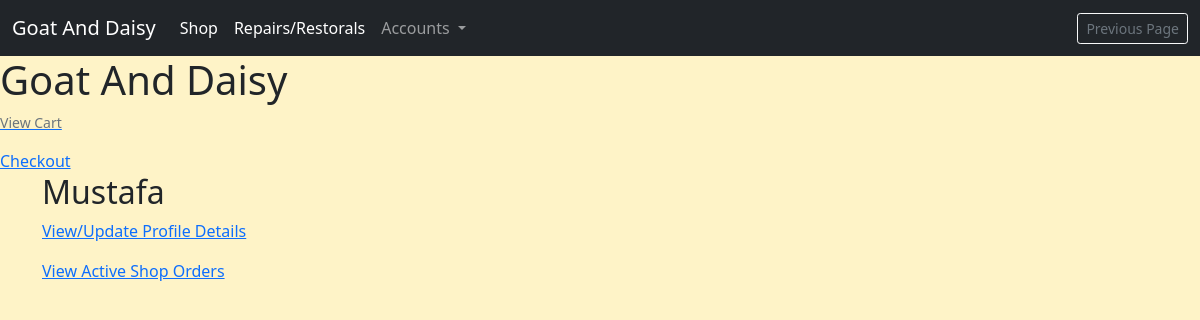
The app's page /shop/all-shop-customers/, older data.
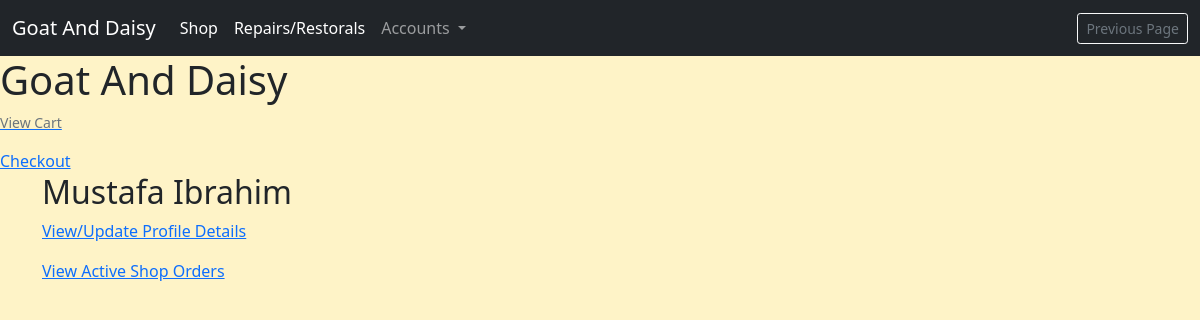
The same page, newer data.
### profiles/models.py (models this page shows, shortened)
class Customer(models.Model):
    username = models.OneToOneField(
        User, on_delete=models.CASCADE, null=True, editable=False)
    email = models.EmailField(unique=True, default="start@domain.dj")
    full_name = models.CharField(max_length=100, null=True, blank=True)
    address1 = models.CharField(max_length=100, null=True, blank=True)
    address2 = models.CharField(max_length=100, null=True, blank=True)
    postcode = models.CharField(max_length=40, null=True, blank=True)
    town_or_city = models.CharField(max_length=40, null=True, blank=True)
    country = models.CharField(max_length=40, null=True, blank=True)
    notes = models.TextField(null=True, blank=True)
    staff_notes = models.TextField(null=True, blank=True)
    has_active_shop_orders = models.BooleanField(default=False)
    has_active_repairs = models.BooleanField(default=False)

### shop/views.py (the view)
# urls.py: path('all-shop-customers/', views.AllShopCustomers.as_view(),
class AllShopCustomers(ListView):
    queryset = Customer.objects.filter(has_active_shop_orders=True)
    template_name = 'shop/all_customers.html'
    context_object_name = 'customers'

### invoices/contexts.py (called while the page is built, shortened)
def shopping_cart(request):
    template_cart = []
    products_count = 0
    order_amount = 0
    shipping = 500
    cart = request.session.get('cart', {})
    for item in enumerate(template_cart):
        products_count += 1
    order_total = order_amount + shipping
    stripe_total = order_total * 100
    context = {
        'template_cart': template_cart,
        'products_count': products_count,
        'order_amount': order_amount,
        'shipping': shipping,
        'order_total': order_total,
        'stripe_total': stripe_total,
    }
    return context

### profiles/templatetags/user_in_group_tag.py (called while the page is built)
@register.filter(name='has_group')
def has_group(user, group_name):
    try:
        group = Group.objects.get(name=group_name)
    except Group.DoesNotExist:
        return False
    return group in user.groups.all()

### shop/templates/shop/all_customers.html
{% extends 'base.html' %}
{% block content %}
{% for customer in customers%}
    <h2 class=>{{customer.full_name | title}}</h2>
    <a href="{% url 'customer_account_update' pk=customer.id%}">
        <p>View/Update Profile Details</p>
    </a>
    {% if customer.has_active_shop_orders %}
    <a href="#">
        <p>View Active Shop Orders</p>
    </a>
    {% endif %}
    <br>
{% endfor %}
{% endblock %}

Row changes from the older to the newer data that the page shows:
changed Customer: full_name "Mustafa" → "Mustafa Ibrahim"
